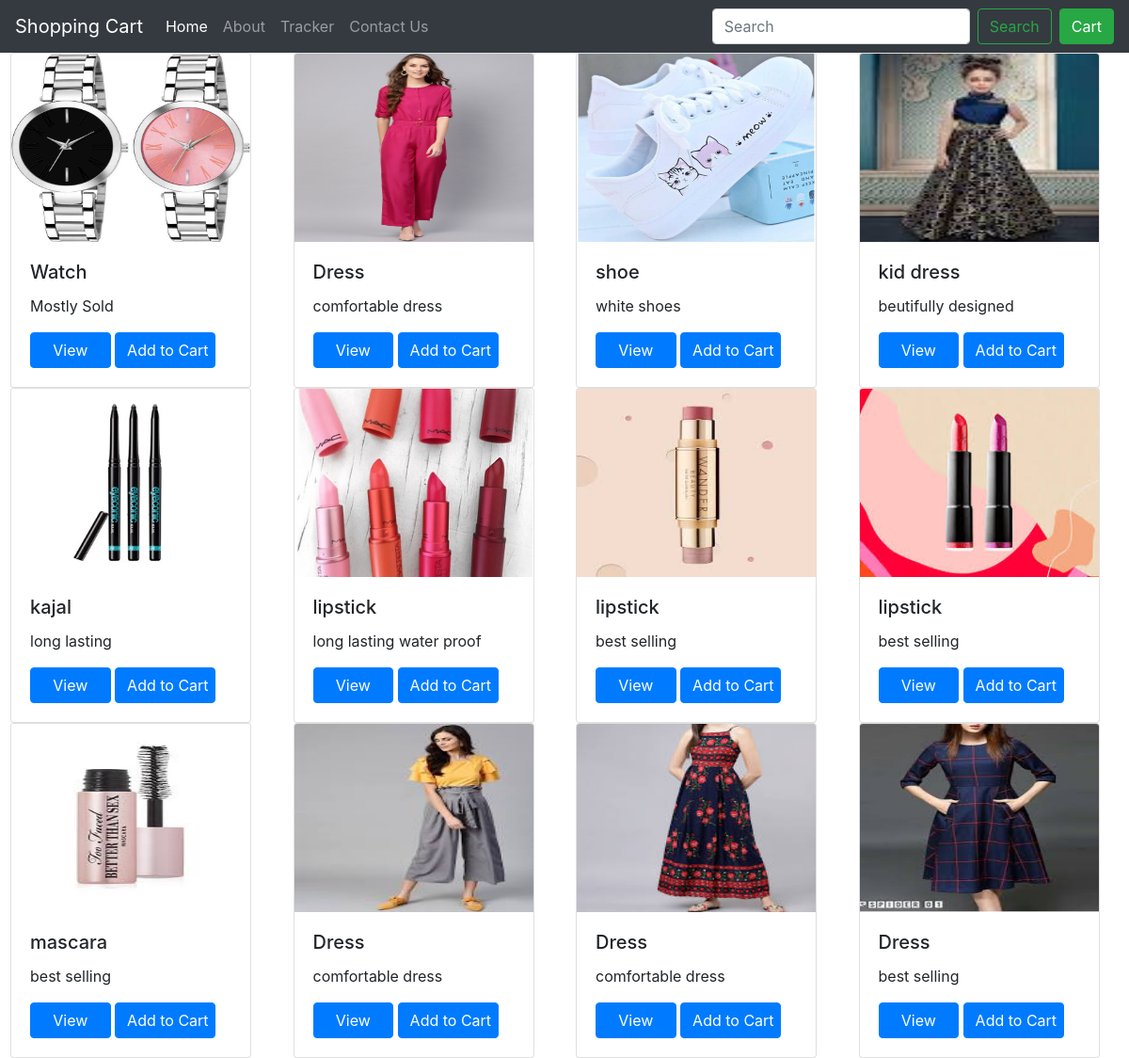
Screenshot of /search with the database file from the repository.
### shoppingCart/models.py (models this page shows, shortened)
class Product(models.Model):
	product_name=models.CharField(max_length=50)
	category=models.CharField(max_length=50,default="")
	price=models.IntegerField(default=0)
	desc=models.CharField(max_length=300)
	pub_date=models.DateField()
	image=models.ImageField(upload_to="shoppingCart/static",default="")

### shoppingCart/views.py (the view)
# urls.py: path('search', views.search,name="search"),
def search(req):
	if req.method=="GET":
		params=dict()
		lis=[]
		search=req.GET.get('search','')
		prod = Product.objects.filter(category__icontains=search)
		for row in prod:
			params[row.id]=[row.product_name,row.price,row.desc,row.image]
	return render(req,'search.html',{'products':prod})

### shoppingCart/templates/search.html (shortened to what this page needs)
{%extends 'basic.html'%}
{% block content %}
{% for i in products %}
<div class="col-xs-3 col-sm-3 col-md-3">
          <div class="card" style="width: 16rem;">
            <img src='/media/{{i.image}}' class="card-img-top" alt="..." style="height: 200px">
            <div class="card-body">
              <h5 class="card-title">{{i.product_name}}</h5>
              <p class="card-text">{{i.desc}}</p>
              <div ><a href="products/{{i.id}}" id="{{i.id}}" class="btn btn-primary " style="width:40%">View</a>
              <button onclick="addItems('{{i.id}}a','{{i.product_name}}','{{i.price}}')" type="button" class="btn btn-primary" id="{{i.id}}a" style="width:50%">Add to Cart</button>
              </div>
            </div>
          </div>
        </div>
{% endfor %}
{% endblock %}

### shoppingCart/templates/basic.html (style rules this page uses)
.col-md-3 { display: inline-block; margin-left:-4px; }

### rows the page displays
Product: image (picture), product_name "Watch", desc "Mostly Sold"
Product: image (picture), product_name "Dress", desc "comfortable dress", {{ i.id }} 4 (drawn)
Product: image (picture), product_name "shoe", desc "white shoes"
Product: image (picture), product_name "kid dress", desc "beutifully designed"
Product: image (picture), product_name "kajal", desc "long lasting"
Product: image (picture), product_name "lipstick", desc "long lasting water proof"
Product: image (picture), product_name "lipstick", desc "best selling"
Product: image (picture), product_name "lipstick", desc "best selling"
Product: image (picture), product_name "mascara", desc "best selling"
Product: image (picture), product_name "Dress", desc "comfortable dress"
Product: image (picture), product_name "Dress", desc "comfortable dress"
Product: image (picture), product_name "Dress", desc "best selling"
